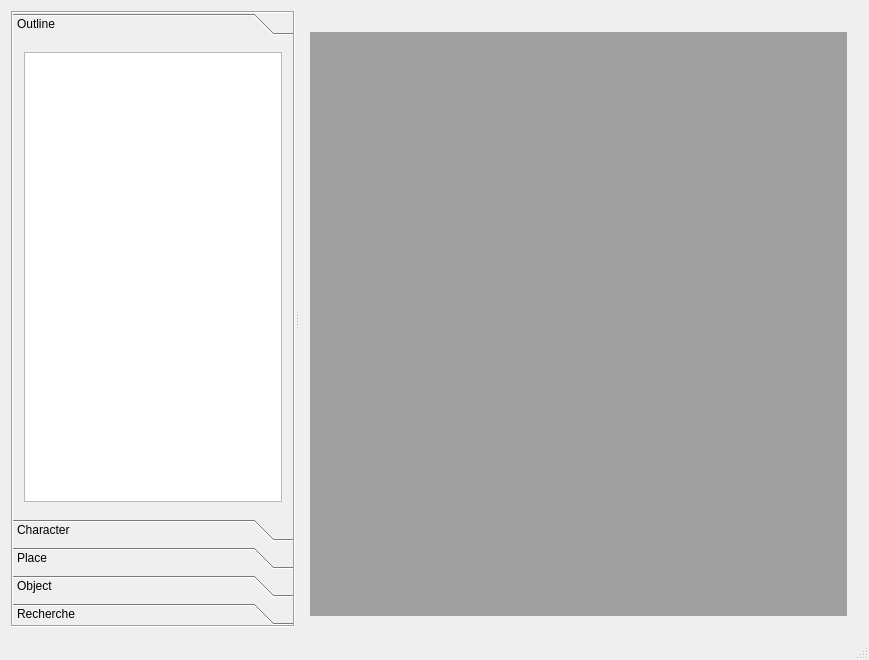
<?xml version="1.0" encoding="UTF-8"?>
<ui version="4.0">
 <class>cMainWindow</class>
 <widget class="QMainWindow" name="cMainWindow">
  <property name="geometry">
   <rect>
    <x>0</x>
    <y>0</y>
    <width>869</width>
    <height>660</height>
   </rect>
  </property>
  <property name="windowTitle">
   <string>qtStoryBook</string>
  </property>
  <widget class="QWidget" name="centralWidget">
   <layout class="QGridLayout" name="gridLayout">
    <item row="0" column="0">
     <widget class="QSplitter" name="m_lpMainSplitter">
      <property name="orientation">
       <enum>Qt::Horizontal</enum>
      </property>
      <widget class="QToolBox" name="m_lpMainToolBox">
       <property name="frameShape">
        <enum>QFrame::Box</enum>
       </property>
       <property name="frameShadow">
        <enum>QFrame::Sunken</enum>
       </property>
       <property name="currentIndex">
        <number>0</number>
       </property>
       <widget class="QWidget" name="m_lpMainToolBoxOutline">
        <property name="geometry">
         <rect>
          <x>0</x>
          <y>0</y>
          <width>89</width>
          <height>445</height>
         </rect>
        </property>
        <attribute name="label">
         <string>Outline</string>
        </attribute>
        <layout class="QGridLayout" name="gridLayout_3">
         <item row="0" column="0">
          <widget class="cTreeView" name="m_lpOutlineList">
           <property name="contextMenuPolicy">
            <enum>Qt::CustomContextMenu</enum>
           </property>
           <property name="editTriggers">
            <set>QAbstractItemView::NoEditTriggers</set>
           </property>
           <property name="dragEnabled">
            <bool>true</bool>
           </property>
           <property name="dragDropMode">
            <enum>QAbstractItemView::InternalMove</enum>
           </property>
           <property name="defaultDropAction">
            <enum>Qt::MoveAction</enum>
           </property>
           <property name="alternatingRowColors">
            <bool>true</bool>
           </property>
           <property name="rootIsDecorated">
            <bool>true</bool>
           </property>
           <property name="animated">
            <bool>true</bool>
           </property>
           <property name="expandsOnDoubleClick">
            <bool>false</bool>
           </property>
           <attribute name="headerVisible">
            <bool>false</bool>
           </attribute>
           <attribute name="headerStretchLastSection">
            <bool>true</bool>
           </attribute>
          </widget>
         </item>
        </layout>
       </widget>
       <widget class="QWidget" name="m_lpMainToolBoxCharacter">
        <property name="geometry">
         <rect>
          <x>0</x>
          <y>0</y>
          <width>89</width>
          <height>445</height>
         </rect>
        </property>
        <attribute name="label">
         <string>Character</string>
        </attribute>
        <layout class="QGridLayout" name="gridLayout_4">
         <item row="0" column="0">
          <widget class="QTreeView" name="m_lpCharacterList">
           <property name="contextMenuPolicy">
            <enum>Qt::CustomContextMenu</enum>
           </property>
           <property name="editTriggers">
            <set>QAbstractItemView::NoEditTriggers</set>
           </property>
           <property name="alternatingRowColors">
            <bool>true</bool>
           </property>
           <property name="rootIsDecorated">
            <bool>false</bool>
           </property>
           <property name="animated">
            <bool>true</bool>
           </property>
           <property name="expandsOnDoubleClick">
            <bool>false</bool>
           </property>
           <attribute name="headerStretchLastSection">
            <bool>true</bool>
           </attribute>
          </widget>
         </item>
        </layout>
       </widget>
       <widget class="QWidget" name="m_lpMainToolBoxPlace">
        <property name="geometry">
         <rect>
          <x>0</x>
          <y>0</y>
          <width>89</width>
          <height>445</height>
         </rect>
        </property>
        <attribute name="label">
         <string>Place</string>
        </attribute>
        <layout class="QGridLayout" name="gridLayout_5">
         <item row="0" column="0">
          <widget class="QTreeView" name="m_lpPlaceList">
           <property name="contextMenuPolicy">
            <enum>Qt::CustomContextMenu</enum>
           </property>
           <property name="editTriggers">
            <set>QAbstractItemView::NoEditTriggers</set>
           </property>
           <property name="alternatingRowColors">
            <bool>true</bool>
           </property>
           <property name="rootIsDecorated">
            <bool>false</bool>
           </property>
           <property name="animated">
            <bool>true</bool>
           </property>
           <property name="expandsOnDoubleClick">
            <bool>false</bool>
           </property>
           <attribute name="headerStretchLastSection">
            <bool>true</bool>
           </attribute>
          </widget>
         </item>
        </layout>
       </widget>
       <widget class="QWidget" name="m_lpMainToolBoxObject">
        <property name="geometry">
         <rect>
          <x>0</x>
          <y>0</y>
          <width>89</width>
          <height>445</height>
         </rect>
        </property>
        <attribute name="label">
         <string>Object</string>
        </attribute>
        <layout class="QGridLayout" name="gridLayout_2">
         <item row="0" column="0">
          <widget class="QTreeView" name="m_lpObjectList">
           <property name="contextMenuPolicy">
            <enum>Qt::CustomContextMenu</enum>
           </property>
           <property name="editTriggers">
            <set>QAbstractItemView::NoEditTriggers</set>
           </property>
           <property name="alternatingRowColors">
            <bool>true</bool>
           </property>
           <property name="rootIsDecorated">
            <bool>false</bool>
           </property>
           <property name="animated">
            <bool>true</bool>
           </property>
           <property name="expandsOnDoubleClick">
            <bool>false</bool>
           </property>
           <attribute name="headerStretchLastSection">
            <bool>true</bool>
           </attribute>
          </widget>
         </item>
        </layout>
       </widget>
       <widget class="QWidget" name="m_lpMainToolBoxRecherche">
        <property name="geometry">
         <rect>
          <x>0</x>
          <y>0</y>
          <width>89</width>
          <height>445</height>
         </rect>
        </property>
        <attribute name="label">
         <string>Recherche</string>
        </attribute>
        <layout class="QGridLayout" name="gridLayout_6">
         <item row="0" column="0">
          <widget class="QTreeView" name="m_lpRechercheList">
           <property name="contextMenuPolicy">
            <enum>Qt::CustomContextMenu</enum>
           </property>
           <property name="editTriggers">
            <set>QAbstractItemView::NoEditTriggers</set>
           </property>
           <property name="alternatingRowColors">
            <bool>true</bool>
           </property>
           <property name="rootIsDecorated">
            <bool>false</bool>
           </property>
           <property name="animated">
            <bool>true</bool>
           </property>
           <property name="expandsOnDoubleClick">
            <bool>false</bool>
           </property>
           <attribute name="headerStretchLastSection">
            <bool>true</bool>
           </attribute>
          </widget>
         </item>
        </layout>
       </widget>
      </widget>
      <widget class="QWidget" name="layoutWidget">
       <layout class="QVBoxLayout" name="verticalLayout" stretch="0,99999">
        <item>
         <widget class="QTabWidget" name="m_lpMainTab">
          <property name="currentIndex">
           <number>-1</number>
          </property>
          <property name="documentMode">
           <bool>true</bool>
          </property>
          <property name="tabsClosable">
           <bool>true</bool>
          </property>
          <property name="movable">
           <bool>true</bool>
          </property>
         </widget>
        </item>
        <item>
         <widget class="QMdiArea" name="m_lpMdiArea">
          <property name="verticalScrollBarPolicy">
           <enum>Qt::ScrollBarAsNeeded</enum>
          </property>
          <property name="horizontalScrollBarPolicy">
           <enum>Qt::ScrollBarAsNeeded</enum>
          </property>
          <property name="viewMode">
           <enum>QMdiArea::SubWindowView</enum>
          </property>
          <property name="documentMode">
           <bool>true</bool>
          </property>
          <property name="tabsClosable">
           <bool>true</bool>
          </property>
          <property name="tabsMovable">
           <bool>true</bool>
          </property>
          <property name="tabPosition">
           <enum>QTabWidget::South</enum>
          </property>
         </widget>
        </item>
       </layout>
      </widget>
     </widget>
    </item>
   </layout>
  </widget>
  <widget class="QMenuBar" name="m_lpMainMenu">
   <property name="geometry">
    <rect>
     <x>0</x>
     <y>0</y>
     <width>869</width>
     <height>21</height>
    </rect>
   </property>
  </widget>
  <widget class="QStatusBar" name="m_lpStatusBar"/>
  <action name="actionTest1">
   <property name="text">
    <string>Test1</string>
   </property>
  </action>
  <action name="actionSave">
   <property name="text">
    <string>Save</string>
   </property>
  </action>
  <action name="action_Close">
   <property name="text">
    <string>&amp;Close</string>
   </property>
  </action>
 </widget>
 <layoutdefault spacing="6" margin="11"/>
 <customwidgets>
  <customwidget>
   <class>cTreeView</class>
   <extends>QTreeView</extends>
   <header>ctreeview.h</header>
  </customwidget>
 </customwidgets>
 <resources/>
 <connections/>
</ui>
